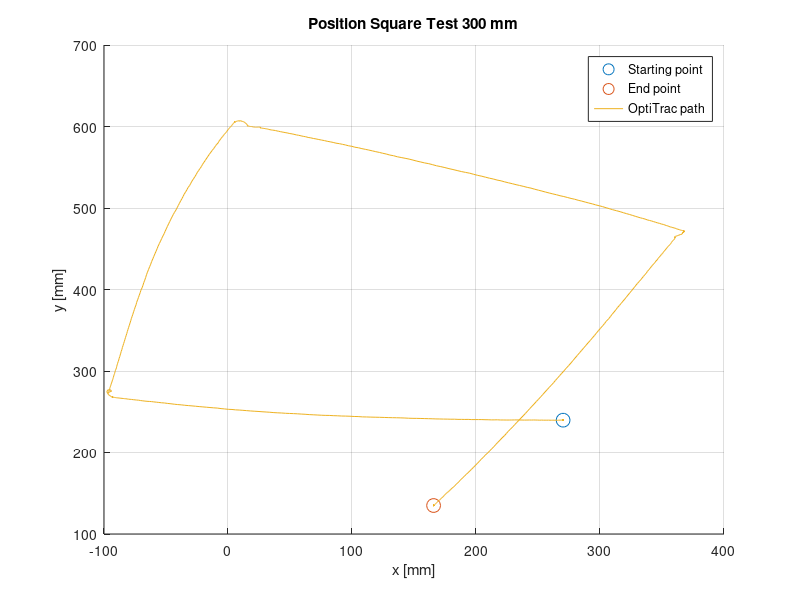

MATLAB code to generate this figure:
fileID = fopen('Squaretest1.txt','r');


tline=fgetl(fileID);
%headers = strsplit(tline,','); kan brukes for å fjerne headers (fjerner
%første linje

formatSpec = '%f%f%f%f%f%f%f%f';
datacell = textscan(fileID,formatSpec,'Delimiter',',');
time = datacell{2};
X = datacell{6};
Z = datacell{7};
Y = datacell{8};

figure(2);
hold on;
plot(X(1,1),Y(1,1),'o','MarkerSize',10);
plot(X(end,1),Y(end,1),'o','MarkerSize',10);
plot(X,Y);
grid on;
title('Position Square Test 300 mm');
xlabel('x [mm]');
ylabel('y [mm]');
legend('Starting point','End point','OptiTrac path');
hold off;